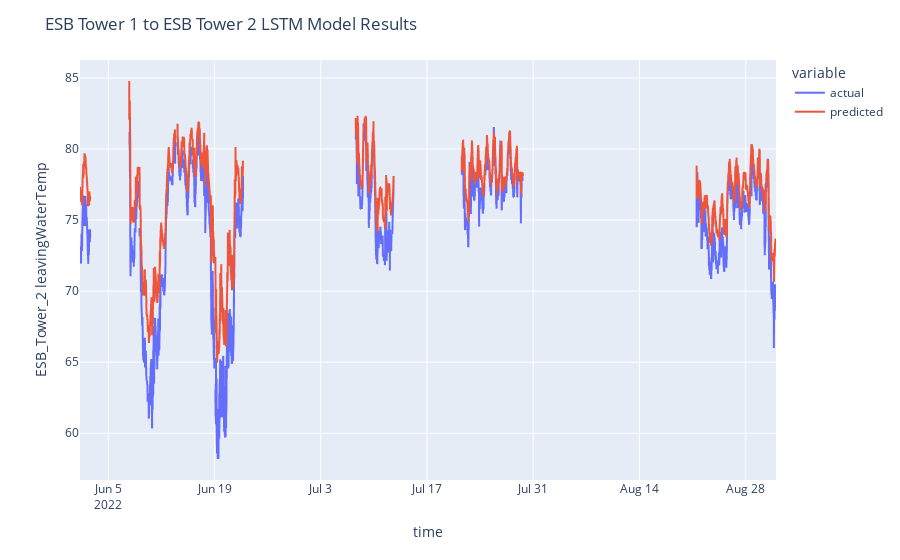

The cell this chart's notebook holds for it:
### Code cell
results_df = pd.DataFrame({'actual': vec_y_test.reshape((vec_y_test.shape[0])), 'predicted': yhat.reshape((yhat.shape[0]))}, index=y.index)
results_df = scaler.denormalize_results(results_df)

# Create a new DataFrame with the desired 5-minute interval index
new_index = pd.date_range(start=results_df.index.min(), end=results_df.index.max(), freq='5min')
display_df = pd.DataFrame(index=new_index)
# Merge the new DataFrame with the original DataFrame
display_df = display_df.merge(results_df, how='left', left_index=True, right_index=True)

fig = px.line(display_df, x=display_df.index, y=["actual", "predicted"])
fig.update_layout(
    title="ESB Tower 1 to ESB Tower 2 LSTM Model Results",
    xaxis_title="time",
    yaxis_title=target
)
fig.show()
fig.write_html("../plots/esb1_to_esb2_summer_lstm.html")

### Figure 1 — Plotly figure (JSON) as saved in the notebook; plotly's stock layout.template omitted (floating-point values rounded to 4 significant figures; data arrays with more than 128 entries replaced by an {"elided": "..."} marker saying what was removed)
{"data": [{"hovertemplate": "variable=actual<br>index=%{x}<br>value=%{y}<extra></extra>", "legendgroup": "actual", "line": {"color": "#636efa", "dash": "solid"}, "marker": {"symbol": "circle"}, "mode": "lines", "name": "actual", "showlegend": true, "type": "scattergl", "x": {"elided": "26418 str values"}, "xaxis": "x", "y": {"elided": "26418 float values"}, "yaxis": "y"}, {"hovertemplate": "variable=predicted<br>index=%{x}<br>value=%{y}<extra></extra>", "legendgroup": "predicted", "line": {"color": "#EF553B", "dash": "solid"}, "marker": {"symbol": "circle"}, "mode": "lines", "name": "predicted", "showlegend": true, "type": "scattergl", "x": {"elided": "26418 str values"}, "xaxis": "x", "y": {"elided": "26418 float values"}, "yaxis": "y"}], "layout": {"legend": {"title": {"text": "variable"}, "tracegroupgap": 0}, "margin": {"t": 60}, "title": {"text": "ESB Tower 1 to ESB Tower 2 LSTM Model Results"}, "xaxis": {"anchor": "y", "domain": [0, 1], "title": {"text": "time"}}, "yaxis": {"anchor": "x", "domain": [0, 1], "title": {"text": "ESB_Tower_2 leavingWaterTemp"}}}}
